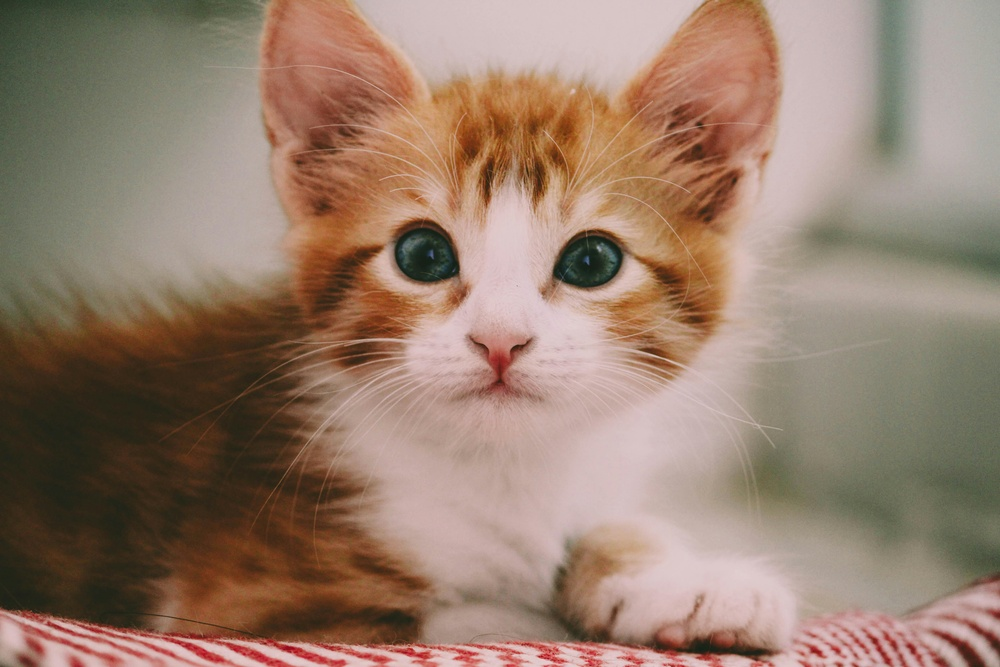
#> input picture assignment 1/cat.jpg, 1000 x 667 px, shrunk from 5184 x 3456 before the run
$ python A1_PhotoEditor.py
#> lines starting #> are read from the running program, lines starting #| are printed output that depends on the picture
# === A1_PhotoEditor.py : Photo Booth Application ===
# Modular photo editor using OpenCV + NumPy
# Functions: brightness, contrast, grayscale, padding, thresholding, undo, save

import cv2
import numpy as np
import matplotlib.pyplot as plt


# === Operation Functions ===
def adjust_brightness(img, value):
    """Adjust brightness: positive = brighter, negative = darker"""
    return cv2.convertScaleAbs(img, beta=value)


def adjust_contrast(img, factor):
    """Adjust contrast: >1 increases contrast, <1 decreases"""
    return cv2.convertScaleAbs(img, alpha=factor)


def convert_to_grayscale(img):
    """Convert to grayscale but keep 3-channel image for uniformity"""
    gray = cv2.cvtColor(img, cv2.COLOR_BGR2GRAY)
    return cv2.cvtColor(gray, cv2.COLOR_GRAY2BGR)


def add_padding(img, size, border_type):
    """Add border padding to image"""
    types = {
        'constant': cv2.BORDER_CONSTANT,
        'reflect': cv2.BORDER_REFLECT,
        'replicate': cv2.BORDER_REPLICATE
    }
    return cv2.copyMakeBorder(img, size, size, size, size,
                              types.get(border_type, cv2.BORDER_CONSTANT))


def apply_threshold(img, thresh_type, value):
    """Apply binary or inverse threshold"""
    gray = cv2.cvtColor(img, cv2.COLOR_BGR2GRAY)
    mode = cv2.THRESH_BINARY if thresh_type == "binary" else cv2.THRESH_BINARY_INV
    _, thresh = cv2.threshold(gray, value, 255, mode)
    return cv2.cvtColor(thresh, cv2.COLOR_GRAY2BGR)


# === Helper Display Function ===
def show_side_by_side(original, preview, title1="Original", title2="Preview"):
    """Display before/after side by side using matplotlib"""
    plt.figure(figsize=(12, 6))
    plt.subplot(1, 2, 1)
    plt.imshow(cv2.cvtColor(original, cv2.COLOR_BGR2RGB))
    plt.title(title1)
    plt.axis('off')

    plt.subplot(1, 2, 2)
    plt.imshow(cv2.cvtColor(preview, cv2.COLOR_BGR2RGB))
    plt.title(title2)
    plt.axis('off')

    plt.show()


# === Main App ===
def main():
    # Step 1: Load image
    img_path = input("Enter image filename: ").strip()
#> the answer given: cat.jpg
    image = cv2.imread(img_path)
#> image is the input picture: shape (667, 1000, 3); mean B, G, R 108.6, 125.4, 150.4

    if image is None:
        print("Could not load image. Make sure the file is in this folder.")
        return

    history = [image.copy()]  # keep copies for undo

    # Step 2: Interactive menu
    while True:
        print("""
==== Mini Photo Editor ====
1. Adjust Brightness
2. Adjust Contrast
3. Convert to Grayscale
4. Add Padding
5. Apply Thresholding
6. Undo Last Operation
7. Save Image and Exit
        """)

        choice = input("Choose an option (1–7): ").strip()
#> the answer given: 1

        if choice == "1":
            val = int(input("Enter brightness adjustment (-100 to 100): "))
#> the answer given: 3
#> in show_side_by_side, `plt.show()`:
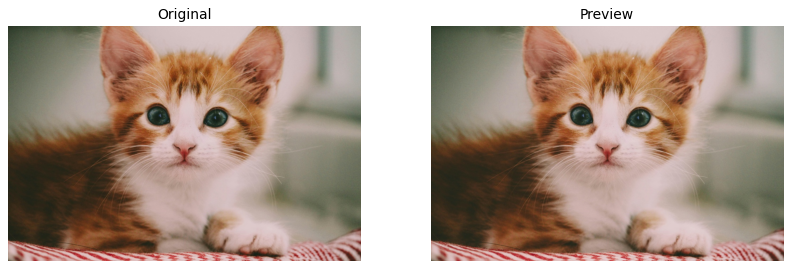
#> figure drawn by matplotlib, 2 panels
#> the answer given: 1
#> the answer given: 3
            new_img = adjust_brightness(image, val)

        elif choice == "2":
            factor = float(input("Enter contrast factor (0.0 to 3.0): "))
            new_img = adjust_contrast(image, factor)

        elif choice == "3":
            new_img = convert_to_grayscale(image)

        elif choice == "4":
            size = int(input("Enter padding size (px): "))
            btype = input("Border type (constant/reflect/replicate): ").strip().lower()
            new_img = add_padding(image, size, btype)

        elif choice == "5":
            mode = input("Threshold type (binary/inverse): ").strip().lower()
            value = int(input("Enter threshold value (0–255): "))
            new_img = apply_threshold(image, mode, value)

        elif choice == "6":
            if len(history) > 1:
                history.pop()
                image = history[-1].copy()
                print("Undone last operation.")
                continue
            else:
                print("Nothing to undo.")
                continue

        elif choice == "7":
            filename = input("Enter filename to save (e.g., result.jpg): ")
            cv2.imwrite(filename, image)
            print("Image saved successfully as", filename)
            break

        else:
            print("Invalid choice. Try again.")
            continue

        # Display result
        show_side_by_side(image, new_img)
        print("Press any key inside the preview window to continue...")
        cv2.waitKey(0)
        cv2.destroyAllWindows()

        image = new_img
        history.append(image.copy())


# === Run the program ===
if __name__ == "__main__":
    main()
#> the answer given: 1
#> (the run stopped early here; a loop or call above may not have finished)
